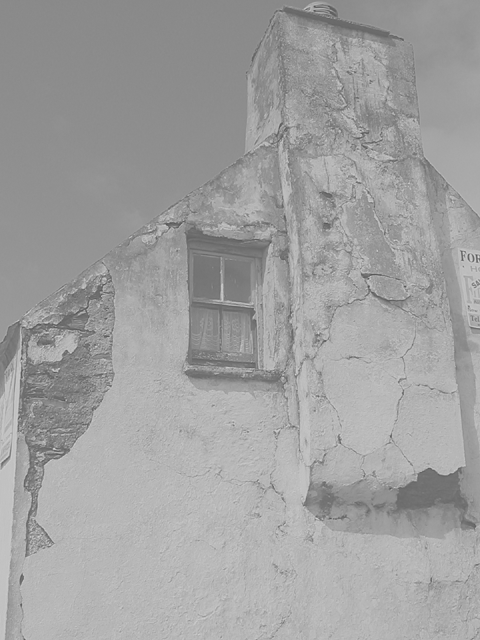
#> input picture aula10/ireland-06-02.tif, 480 x 640 px
$ python Aula_02_ex_04.py lena.jpg
#> lines starting #> are read from the running program, lines starting #| are printed output that depends on the picture; after the words box and inside, x2 and y2 are one past the last pixel; in counts of white or black regions, pixels touching at a corner belong together

# Aula_02_ex_04.py
#
# Histogram visualization with openCV
#
# Paulo Dias - 10/2019
#
# Some modifications - J. Madeira - 01/2021


import cv2
import numpy as np
import sys

from matplotlib import pyplot as plt


##########################
# Print Image Features

def printImageFeatures(image):
    if len(image.shape) == 2:
        height, width = image.shape
        nchannels = 1
    else:
        height, width, nchannels = image.shape

    print("Image Height:", height)
    print("Image Width:", width)
    print("Number of channels:", nchannels)
    print("Number of elements:", image.size)


####################
# Compute Histogram

def compute_histogram(image, histSize, histRange):
    # Compute the histogram of a gray-level image
    hist_item = cv2.calcHist([image], [0], None, [histSize], histRange)
    return hist_item


##########################################
# Drawing with openCV
# Create an image to display the histogram

def histogram2image(hist, histSize, histImageWidth, histImageHeight, color):

    # A gray-level image to display the histogram
    histImage = np.zeros((histImageWidth, histImageHeight, 1), np.uint8)

    # Width of each histogram bar
    binWidth = int(np.ceil(histImageWidth * 1.0 / histSize))

    # Normalize values to [0, histImageHeight]
    cv2.normalize(hist, hist, 0, histImageHeight, cv2.NORM_MINMAX)

    # Draw the bars of the nomrmalized histogram
    for i in range(histSize):
        cv2.rectangle(histImage, (int(i * binWidth), 0),
                      (int((i + 1) * binWidth), int(hist[i])), color, -1)

    # ATTENTION : Y coordinate upside down
    histImage = np.flipud(histImage)

    return histImage


###################################
# MAIN

# Read the image
img = "lena.jpg"
img1 = "ireland-06-01.tif"
img2 = "ireland-06-02.tif"
img3 = "ireland-06-03.tif"
img4 = "ireland-06-04.tif"
img5 = "ireland-06-05.tif"
img6 = "ireland-06-06.tif"
image = cv2.imread(img2, cv2.IMREAD_UNCHANGED)
#> image is the input picture: shape (640, 480); min 79, max 217, mean 160.1
# image = cv2.imread(sys.argv[1], cv2.IMREAD_UNCHANGED)

if np.shape(image) == ():
    # Failed Reading
    print("Image file could not be open!")
    exit(-1)

# Gray-Level ?
if len(image.shape) > 2:
    print("The loaded image is NOT a GRAY-LEVEL image !")
    exit(-1)

# Display the image
cv2.namedWindow("Original Image")
cv2.imshow("Original Image", image)

# Print some image features
printImageFeatures(image)
#| Image Height: 640
#| Image Width: 480
#| Number of elements: 307200

# COMPUTE THE HISTOGRAM
# Size
histSize = 256	 # 1 bar for each intensity level from 0 to 255
# Intensity Range
histRange = [0, 256]
hist = compute_histogram(image, histSize, histRange)
#> in compute_histogram, `hist_item = cv2.calcHist([image], [0], None, [histSize], histRange)`: hist_item = 256 values, max 10906 at index 182, min 0 at index 0, mean 1200
#> hist has the same summary as hist_item in compute_histogram

# DISPLAY THE HISTOGRAM USING OPENCV
# GRAY-LEVEL IMAGE
histImageWidth = 512
histImageHeight = 512
color = (255)   # Histogram bars are white
histImage = histogram2image(
    hist, histSize, histImageWidth, histImageHeight, color)
#> after the loop in histogram2image, `for i in range(histSize):`:
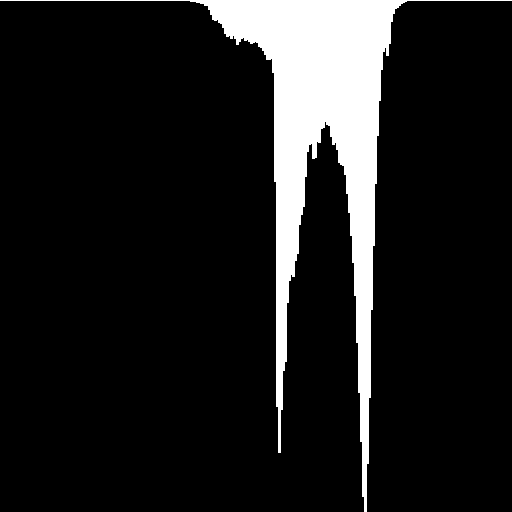
#> histImage: shape (512, 512, 1); 11.5% white; 1 white region, box (x1, y1, x2, y2) and area: (0, 0, 512, 512) 30120
#> in histogram2image, `histImage = np.flipud(histImage)`:
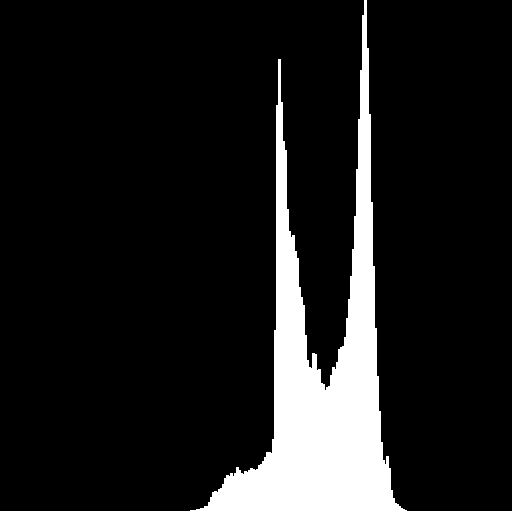
#> histImage: shape (512, 512, 1); 11.5% white; 1 white region, box (x1, y1, x2, y2) and area: (0, 0, 512, 512) 30120

cv2.imshow("Histogram", histImage)

cv2.waitKey(0)

# DISPLAY THE HISTOGRAM USING MATPLOTLIB

plt.plot(hist, drawstyle='steps-post', color='red')
plt.xlim(histRange)
plt.title("Histogram")
plt.show()
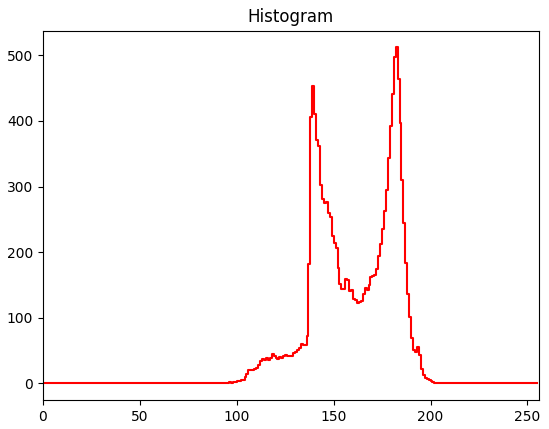
#> figure drawn by matplotlib, 1 panel; curve peaks at x = 182, y = 512
